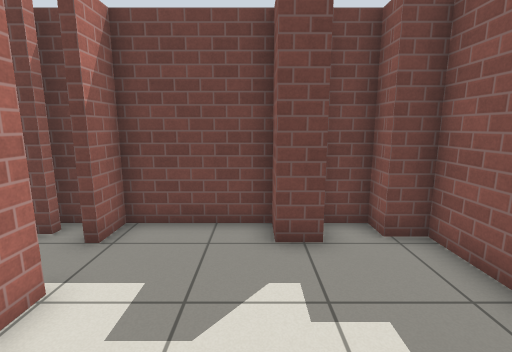
view 1 (above)

15 first-person views from a walk through a robot-simulator world made for Gazebo. The camera is 1.2 m above the floor, tilts 10° down and sees 85° across. The lines on the ground mark 1 m squares. The floor is counted in squares, 0.5 m on a side. Each view is taken from the middle of a square. On the plan, view 1 faces up. The plan holds only what a view shows up to about 18 squares ahead; the rest is blank. Gazebo's built-in surfaces are drawn with simple patterns.

view 2
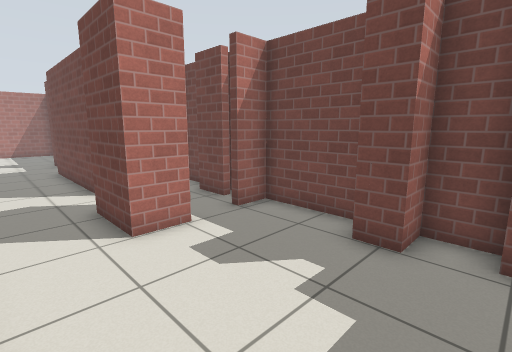

view 3
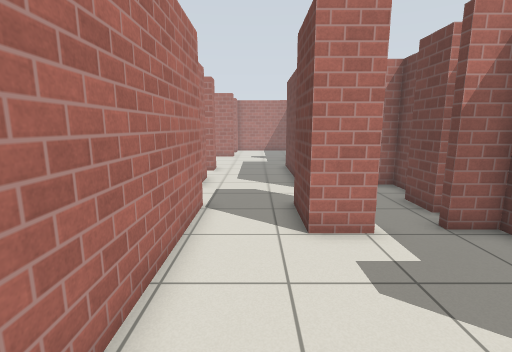

view 4
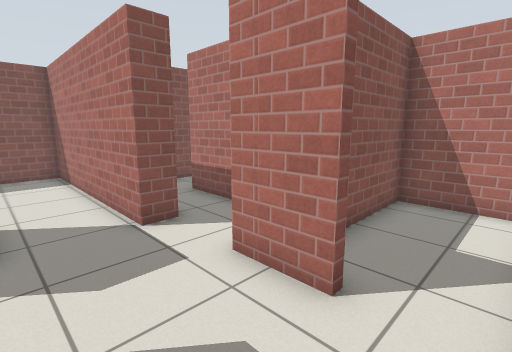

view 5
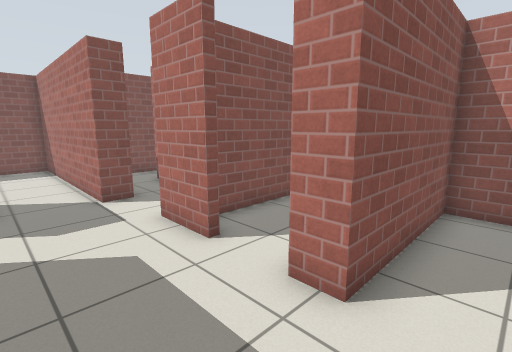

view 6
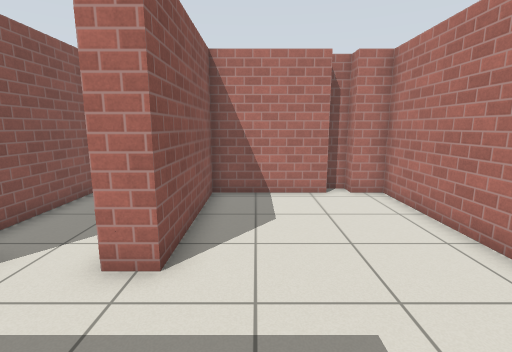

view 7
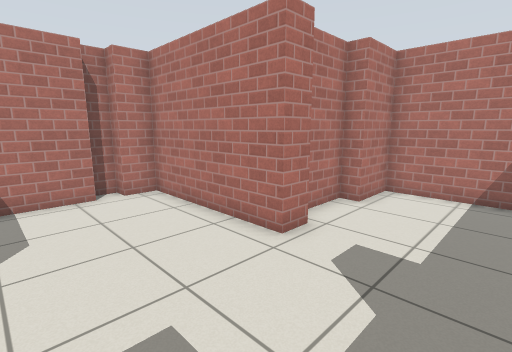

view 8
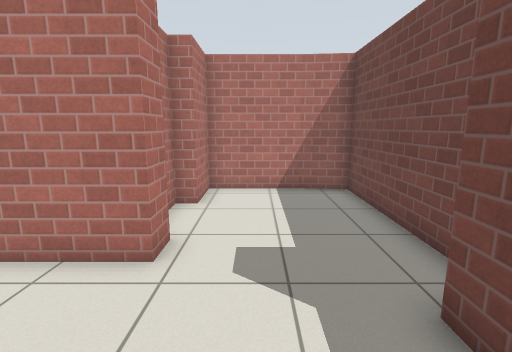

view 9
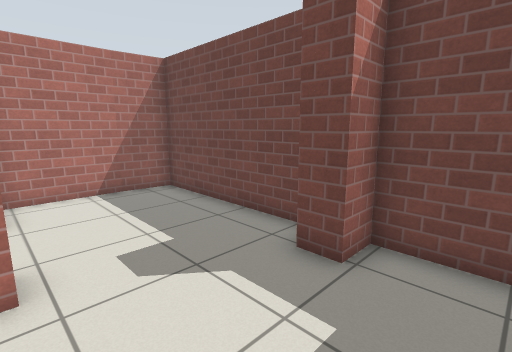

view 10
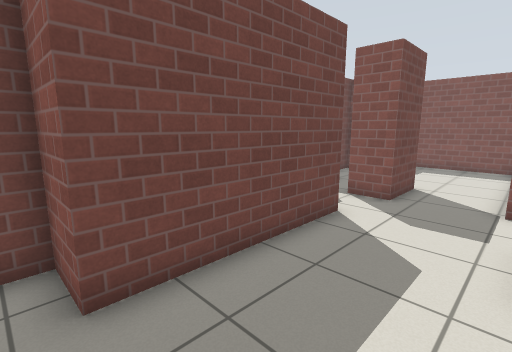

view 11
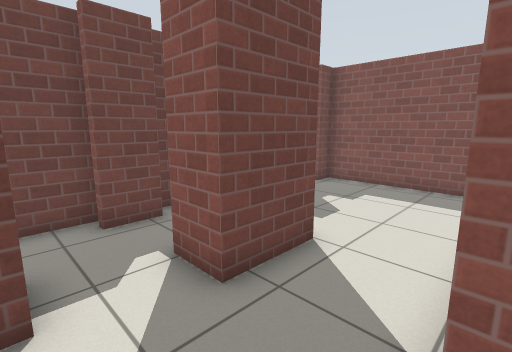

view 12
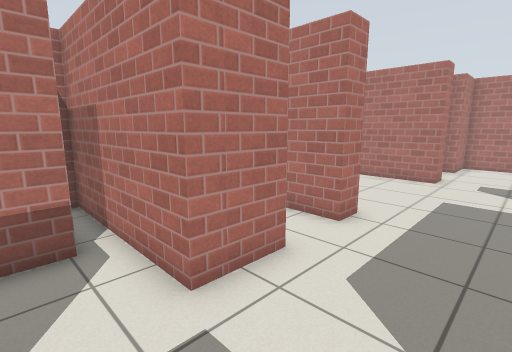

view 13
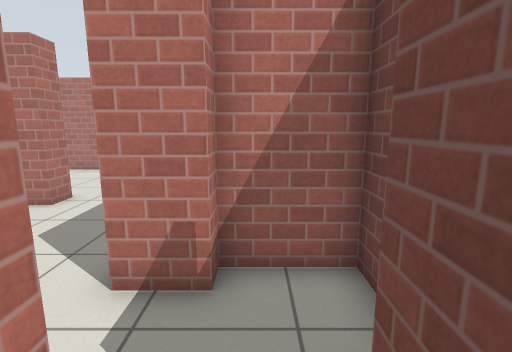

view 14
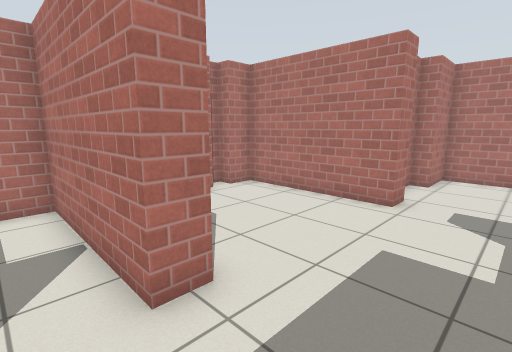

view 15
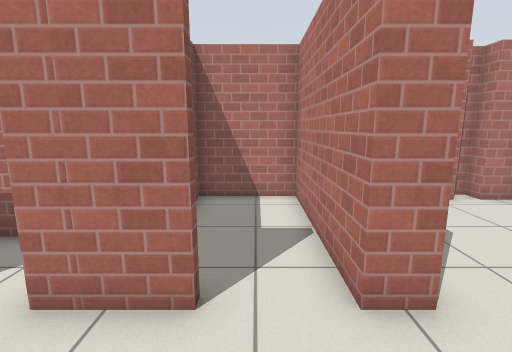

### Floor plan
Points are (right, up) in squares from view 1. A wall is a line through its corners. A room is listed if a view was taken in it or the views show most of it. See-through windows are left out.
Room 1 (views 1, 2, 3, 13)
walls: (-3, 3.8) (-3, 2.2); (-1.4, -0.6) (3.8, -0.6) (3.8, 6) (2.8, 6) (2.8, 6.8) (1.4, 6.8) (1.4, 5.6) (0.4, 5.6) (0.4, 6.8) (-3.3, 6.8) (-3.3, 5.5); (-3.9, 6.8) (-5.3, 6.8); (-4.6, 6.4) (-4.6, 6) (-6.1, 6) (-6.1, 6.4); (-5.9, 6.8) (-8.5, 6.8) (-8.5, 4.4) (-7.8, 4.4) (-7.8, 2.8)
ways out: opening at (-6.5, 3) to room 2; opening at (-2.5, 0.5) to room 2
Room 2 (views 4, 11, 12, 14, 15)
walls: (-5.4, -1.8) (-5.4, -0.6) (-1.4, -0.6); (-7.1, -3.8) (-2.5, -3.8); (-10.2, -1.7) (-10.2, -1.3) (-8, -1.3) (-8, -7.6); (-7.8, 2.8) (-12.6, 2.8); (-12.4, -1.3) (-12.4, -7.6) (-9, -7.6) (-9, -2.5); (-3, 2.2) (-5.4, 2.2) (-5.4, 3.7); (-0.2, -5.4) (-0.2, -3.6)
ways out: opening at (-6.5, 3) to room 1; opening at (-2.5, 0.5) to room 1; opening at (-13, 0.5) to room 3
Room 3 (views 5, 6, 7, 8, 9, 10)
walls: (-20.7, -0.8) (-19.7, -0.8) (-19.7, -7) (-18.5, -7) (-18.5, -7.7) (-17.7, -7.7); (-19, 4.6) (-25.6, 4.6) (-25.8, 2.6); (-12.6, 2.8) (-14.3, 2.8) (-14.3, 4.6) (-17.2, 4.6) (-17.2, 3.4) (-18.3, 3.4); (-17.6, -7) (-13.4, -7) (-13.4, -1.3) (-12.4, -1.3); (-25.8, 2.7) (-25.8, -0.8) (-23.6, -0.8) (-23.6, -1.5) (-21.6, -1.5)
ways out: opening at (-13, 0.5) to room 2

Positions as (right, up) in squares from view 1, and headings:
1: (0, 0), facing up
2: (3, 0), facing up-left
3: (3, 1), facing left
4: (-12, 2), facing down-right
5: (-15, 2), facing down-right
6: (-15, 3), facing down
7: (-15, 3), facing down-left
8: (-15, 1), facing left
9: (-15, -1), facing up-left
10: (-15, -1), facing up-right
11: (-8, -1), facing up-right
12: (-6, 2), facing down-left
13: (-4, 5), facing left
14: (-11, 2), facing down-left
15: (-11, 2), facing down
